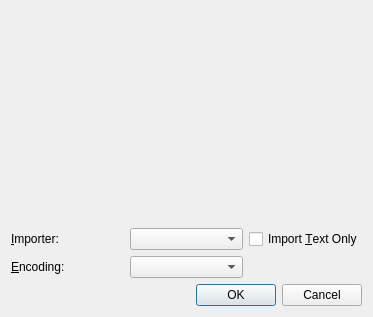
<ui version="4.0" >
 <class>gtFileDialog</class>
 <widget class="QDialog" name="gtFileDialog" >
  <property name="geometry" >
   <rect>
    <x>0</x>
    <y>0</y>
    <width>373</width>
    <height>317</height>
   </rect>
  </property>
  <property name="windowTitle" >
   <string>Open</string>
  </property>
  <layout class="QGridLayout" >
   <item row="0" column="0" colspan="3" >
    <widget class="ScFileWidget" native="1" name="fileWidget" />
   </item>
   <item row="1" column="0" >
    <widget class="QLabel" name="label" >
     <property name="text" >
      <string>&amp;Importer:</string>
     </property>
     <property name="buddy" >
      <cstring>importerCombo</cstring>
     </property>
    </widget>
   </item>
   <item row="1" column="1" >
    <widget class="ScComboBox" name="importerCombo" />
   </item>
   <item row="1" column="2" >
    <widget class="QCheckBox" name="textOnlyCheckBox" >
     <property name="text" >
      <string>Import &amp;Text Only</string>
     </property>
    </widget>
   </item>
   <item row="2" column="0" >
    <widget class="QLabel" name="label_2" >
     <property name="text" >
      <string>&amp;Encoding:</string>
     </property>
     <property name="buddy" >
      <cstring>encodingCombo</cstring>
     </property>
    </widget>
   </item>
   <item row="2" column="1" >
    <widget class="ScComboBox" name="encodingCombo" />
   </item>
   <item row="3" column="0" colspan="3" >
    <widget class="QDialogButtonBox" name="buttonBox" >
     <property name="orientation" >
      <enum>Qt::Horizontal</enum>
     </property>
     <property name="standardButtons" >
      <set>QDialogButtonBox::Cancel|QDialogButtonBox::NoButton|QDialogButtonBox::Ok</set>
     </property>
    </widget>
   </item>
  </layout>
 </widget>
 <customwidgets>
  <customwidget>
   <class>ScFileWidget</class>
   <extends>QWidget</extends>
   <header>scfilewidget.h</header>
   <container>1</container>
  </customwidget>
  <customwidget>
   <class>ScComboBox</class>
   <extends>QComboBox</extends>
   <header>sccombobox.h</header>
  </customwidget>
 </customwidgets>
 <resources/>
 <connections>
  <connection>
   <sender>buttonBox</sender>
   <signal>accepted()</signal>
   <receiver>gtFileDialog</receiver>
   <slot>accept()</slot>
   <hints>
    <hint type="sourcelabel" >
     <x>248</x>
     <y>254</y>
    </hint>
    <hint type="destinationlabel" >
     <x>157</x>
     <y>274</y>
    </hint>
   </hints>
  </connection>
  <connection>
   <sender>buttonBox</sender>
   <signal>rejected()</signal>
   <receiver>gtFileDialog</receiver>
   <slot>reject()</slot>
   <hints>
    <hint type="sourcelabel" >
     <x>316</x>
     <y>260</y>
    </hint>
    <hint type="destinationlabel" >
     <x>286</x>
     <y>274</y>
    </hint>
   </hints>
  </connection>
 </connections>
</ui>
